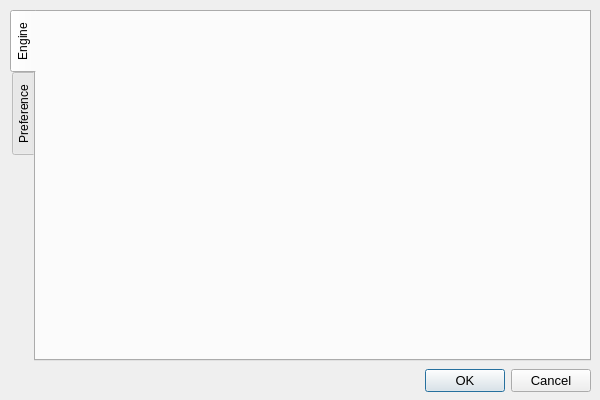
<?xml version="1.0" encoding="UTF-8"?>
<ui version="4.0">
 <class>SettingsDialog</class>
 <widget class="QDialog" name="SettingsDialog">
  <property name="geometry">
   <rect>
    <x>0</x>
    <y>0</y>
    <width>600</width>
    <height>400</height>
   </rect>
  </property>
  <property name="windowTitle">
   <string>Settings</string>
  </property>
  <widget class="QTabWidget" name="tabWidget">
   <property name="geometry">
    <rect>
     <x>10</x>
     <y>10</y>
     <width>581</width>
     <height>351</height>
    </rect>
   </property>
   <property name="tabPosition">
    <enum>QTabWidget::West</enum>
   </property>
   <property name="tabShape">
    <enum>QTabWidget::Rounded</enum>
   </property>
   <property name="currentIndex">
    <number>0</number>
   </property>
   <widget class="QWidget" name="tabEngine">
    <attribute name="title">
     <string>Engine</string>
    </attribute>
   </widget>
   <widget class="QWidget" name="tabPreference">
    <attribute name="title">
     <string>Preference</string>
    </attribute>
   </widget>
  </widget>
  <widget class="QDialogButtonBox" name="buttonBox">
   <property name="geometry">
    <rect>
     <x>410</x>
     <y>360</y>
     <width>181</width>
     <height>41</height>
    </rect>
   </property>
   <property name="font">
    <font>
     <pointsize>10</pointsize>
    </font>
   </property>
   <property name="standardButtons">
    <set>QDialogButtonBox::Cancel|QDialogButtonBox::Ok</set>
   </property>
  </widget>
 </widget>
 <resources/>
 <connections/>
</ui>
